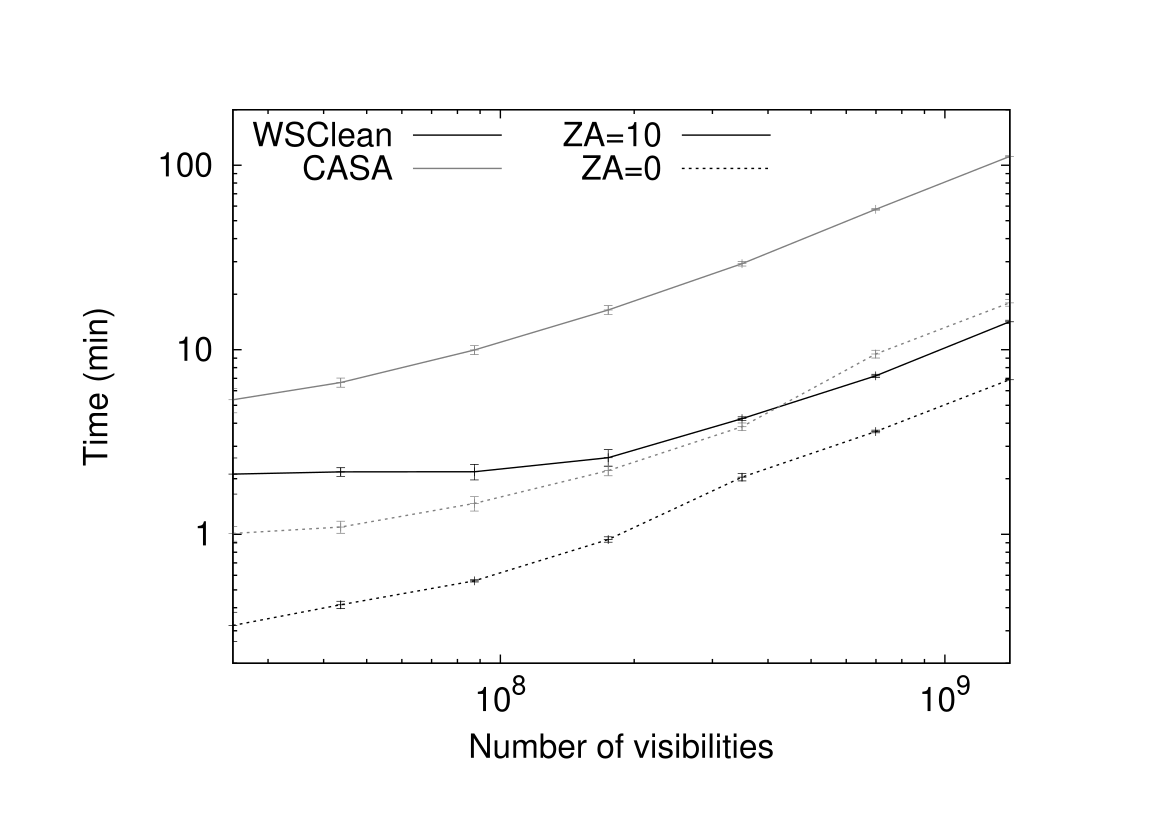

Here is the gnuplot script that generated this plot:
set terminal postscript enhanced color font 'Helvetica,24'
set logscale xy
set xrange [25:1400]
set yrange [0.2:200]
set xtics ("" 20 1, "" 30 1, "" 40 1, "" 50 1, "" 60 1, "" 70 1, "" 80 1, "" 90 1, "10^8" 100, "" 200 1, "" 300 1, "" 400 1, "" 500 1, "" 600 1, "" 700 1, "" 800 1, "" 900 1, "10^9" 1000, "" 2000 1)
set output "nsamples-bw.ps"
set key top left vertical maxrows 2
set xlabel "Number of visibilities"
set ylabel "Time (min)"
plot "timings-ZA010-nsamples-wsc.txt" using 2:(column(3)/60) with lines lw 2.0 lt 1 lc rgb "#000000" title "WSClean", \
     "timings-ZA010-nsamples-wsc.txt" using 2:(column(3)/60):(column(4)*5/60) with errorbars lt 1 lc rgb "#000000" title "", \
     "timings-ZA010-nsamples-casa.txt" using 2:(column(3)/60) with lines lw 2.0 lt 1 lc rgb "#808080" title "CASA", \
     "timings-ZA010-nsamples-casa.txt" using 2:(column(3)/60):(column(4)*5/60) with errorbars lt 1 lc rgb "#808080" title "", \
     "timings-zenith-nsamples-wsc.txt" using 2:(column(3)/60) with lines lw 2.0 lt 3 lc rgb "#000000" title "", \
     "timings-zenith-nsamples-wsc.txt" using 2:(column(3)/60):(column(4)*5/60) with errorbars lt 1 lc rgb "#000000" title "", \
     "timings-zenith-nsamples-casa.txt" using 2:(column(3)/60) with lines lw 2.0 lt 3 lc rgb "#808080" title "", \
     "timings-zenith-nsamples-casa.txt" using 2:(column(3)/60):(column(4)*5/60) with errorbars lt 1 lc rgb "#808080" title "", \
		 NaN lt 1 lw 2 lc rgb "#000000" title "ZA=10", NaN lt 3 lw 2 lc rgb "#000000" title "ZA=0"
